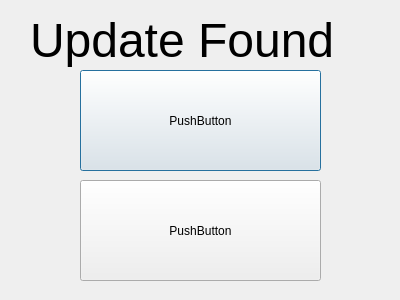
<?xml version="1.0" encoding="UTF-8"?>
<ui version="4.0">
 <class>Dialog</class>
 <widget class="QDialog" name="Dialog">
  <property name="geometry">
   <rect>
    <x>0</x>
    <y>0</y>
    <width>400</width>
    <height>300</height>
   </rect>
  </property>
  <property name="windowTitle">
   <string>Update Found!</string>
  </property>
  <property name="windowIcon">
   <iconset>
    <normaloff>../eldonationtracker/icon.png</normaloff>../eldonationtracker/icon.png</iconset>
  </property>
  <widget class="QLabel" name="label">
   <property name="geometry">
    <rect>
     <x>30</x>
     <y>10</y>
     <width>351</width>
     <height>61</height>
    </rect>
   </property>
   <property name="font">
    <font>
     <pointsize>36</pointsize>
    </font>
   </property>
   <property name="text">
    <string>Update Found</string>
   </property>
  </widget>
  <widget class="QPushButton" name="pushButton">
   <property name="geometry">
    <rect>
     <x>80</x>
     <y>70</y>
     <width>241</width>
     <height>101</height>
    </rect>
   </property>
   <property name="text">
    <string>PushButton</string>
   </property>
  </widget>
  <widget class="QPushButton" name="pushButton_2">
   <property name="geometry">
    <rect>
     <x>80</x>
     <y>180</y>
     <width>241</width>
     <height>101</height>
    </rect>
   </property>
   <property name="text">
    <string>PushButton</string>
   </property>
  </widget>
 </widget>
 <resources/>
 <connections/>
</ui>
